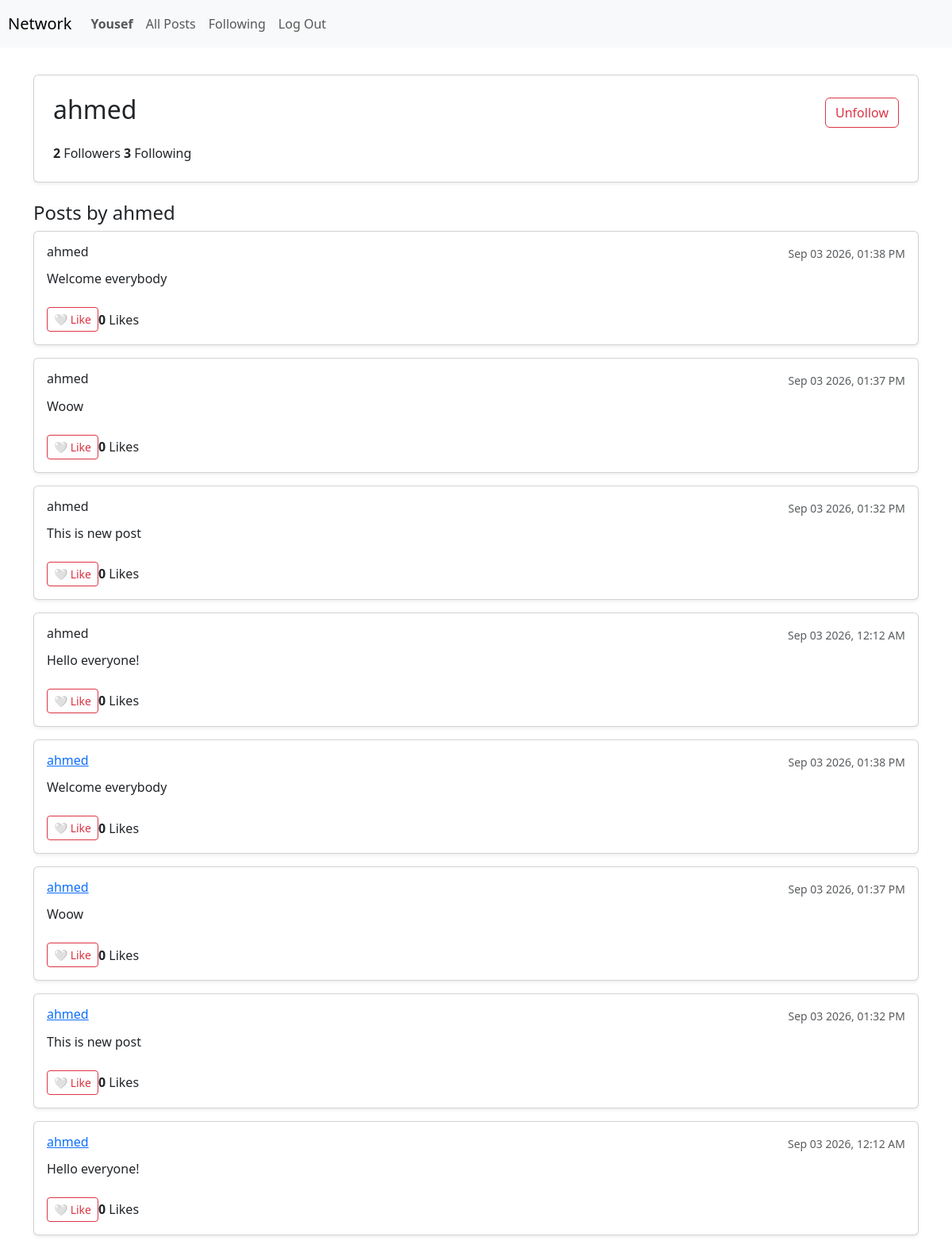
Page /profile/ahmed (signed in) on the earlier database version.
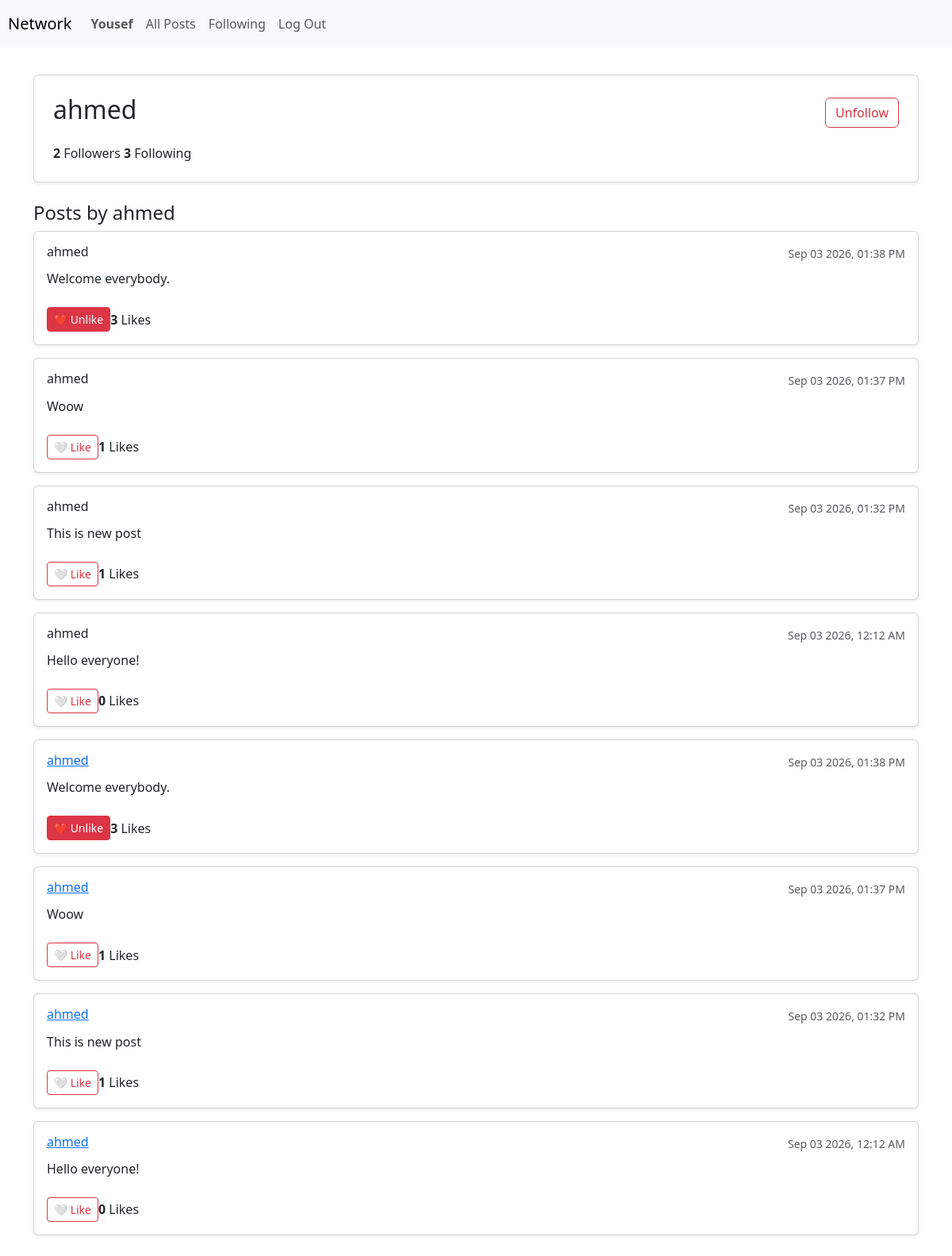
Same page on the later database version.
### network/models.py (models this page shows, shortened)
class Post(models.Model):
    user = models.ForeignKey(User, on_delete=models.CASCADE, related_name="posts")
    content = models.TextField(blank=False)
    timestamp = models.DateTimeField(auto_now_add=True)
    likes = models.ManyToManyField(User, blank=True, related_name="liked_posts")

class User(AbstractUser):
    pass

### network/views.py (the view)
# urls.py: path("profile/<str:username>", views.profile, name="profile"),
def profile(request, username):
    profile_user = get_object_or_404(User, username=username)
    posts_list = profile_user.posts.all().order_by("-timestamp")
    paginator = Paginator(posts_list, 10)
    page_number = request.GET.get('page')
    page_obj = paginator.get_page(page_number)
    is_following = False
    if request.user.is_authenticated and request.user != profile_user:
        is_following = Follow.objects.filter(user=request.user, following_user=profile_user).exists()
    return render(request, "network/profile.html", {
        "profile_user": profile_user,
        "page_obj": page_obj,
        "followers_count": profile_user.followers.count(),
        "following_count": profile_user.following.count(),
        "is_following": is_following,
    })

### network/templates/network/profile.html (shortened to what the changed rows need)
{% extends "network/layout.html" %}
{% block body %}
    <div class="container mt-4">
        <div class="card p-4 mb-4 shadow-sm">
            <div class="d-flex justify-content-between align-items-center">
                <h2>{{ profile_user.username }}</h2>
            </div>
        </div>
        <div class="posts-list">
            {% for post in page_obj %}
                <div class="card mb-3 p-3 shadow-sm" id="post-card-{{ post.id }}">
                    <div class="d-flex justify-content-between align-items-center">
                        <h6 class="font-weight-bold mb-1">
                            {{ post.user.username }}
                        </h6>
                        <small class="text-muted">{{ post.timestamp|date:"M d Y, h:i A" }}</small>
                    </div>
                    <p class="mt-2 mb-2" id="post-content-{{ post.id }}">{{ post.content }}</p>
                    <div class="d-flex justify-content-between align-items-center mt-2">
                        <div class="d-flex align-items-center mt-2">
                            {% if user.is_authenticated %}
                                <button class="btn btn-sm {% if user in post.likes.all %}btn-danger{% else %}btn-outline-danger{% endif %} mr-2"
                                        id="like-btn-{{ post.id }}"
                                        onclick="toggleLike('{{ post.id }}')">
                                    {% if user in post.likes.all %}❤️ Unlike{% else %}🤍 Like{% endif %}
                                </button>
                            {% else %}
                                <span class="mr-2">❤️</span>
                            {% endif %}
                            <span id="like-count-{{ post.id }}">
                                <strong>{{ post.likes.count }}</strong> Likes
                            </span>
                        </div>
                    </div>
                </div>
            {% empty %}
                <p class="text-muted">No posts available yet.</p>
            {% endfor %}{% for post in page_obj %}
                <div class="card mb-3 p-3 shadow-sm" id="post-card-{{ post.id }}">
                    <div class="d-flex justify-content-between align-items-center">
                        <h6 class="font-weight-bold mb-1">
                            <a href="{% url 'profile' post.user.username %}">{{ post.user.username }}</a>
                        </h6>
                        <small class="text-muted">{{ post.timestamp|date:"M d Y, h:i A" }}</small>
                    </div>
                    <p class="mt-2 mb-2" id="post-content-{{ post.id }}">{{ post.content }}</p>
                    <div class="d-flex justify-content-between align-items-center mt-2">
                        <div class="d-flex align-items-center mt-2">
                            {% if user.is_authenticated %}
                                <button class="btn btn-sm {% if user in post.likes.all %}btn-danger{% else %}btn-outline-danger{% endif %} mr-2"
                                        id="like-btn-{{ post.id }}"
                                        onclick="toggleLike('{{ post.id }}')">
                                    {% if user in post.likes.all %}❤️ Unlike{% else %}🤍 Like{% endif %}
                                </button>
                            {% else %}
                                <span class="mr-2">❤️</span>
                            {% endif %}
                            <span id="like-count-{{ post.id }}">
                                <strong>{{ post.likes.count }}</strong> Likes
                            </span>
                        </div>
                    </div>
                </div>
            {% empty %}
                <p class="text-muted">No posts available yet.</p>
            {% endfor %}
        </div>
    </div>
{% endblock %}

Differences in the rows shown:
changed Post: content "Welcome everybody" → "Welcome everybody."; likes.count "0" → "3"; text "🤍 Like 🤍 Like" → "❤️ Unlike ❤️ Unlike"
computed for Post "Woow": likes.count "0" → "1"
computed for Post "This is new post": likes.count "0" → "1"
